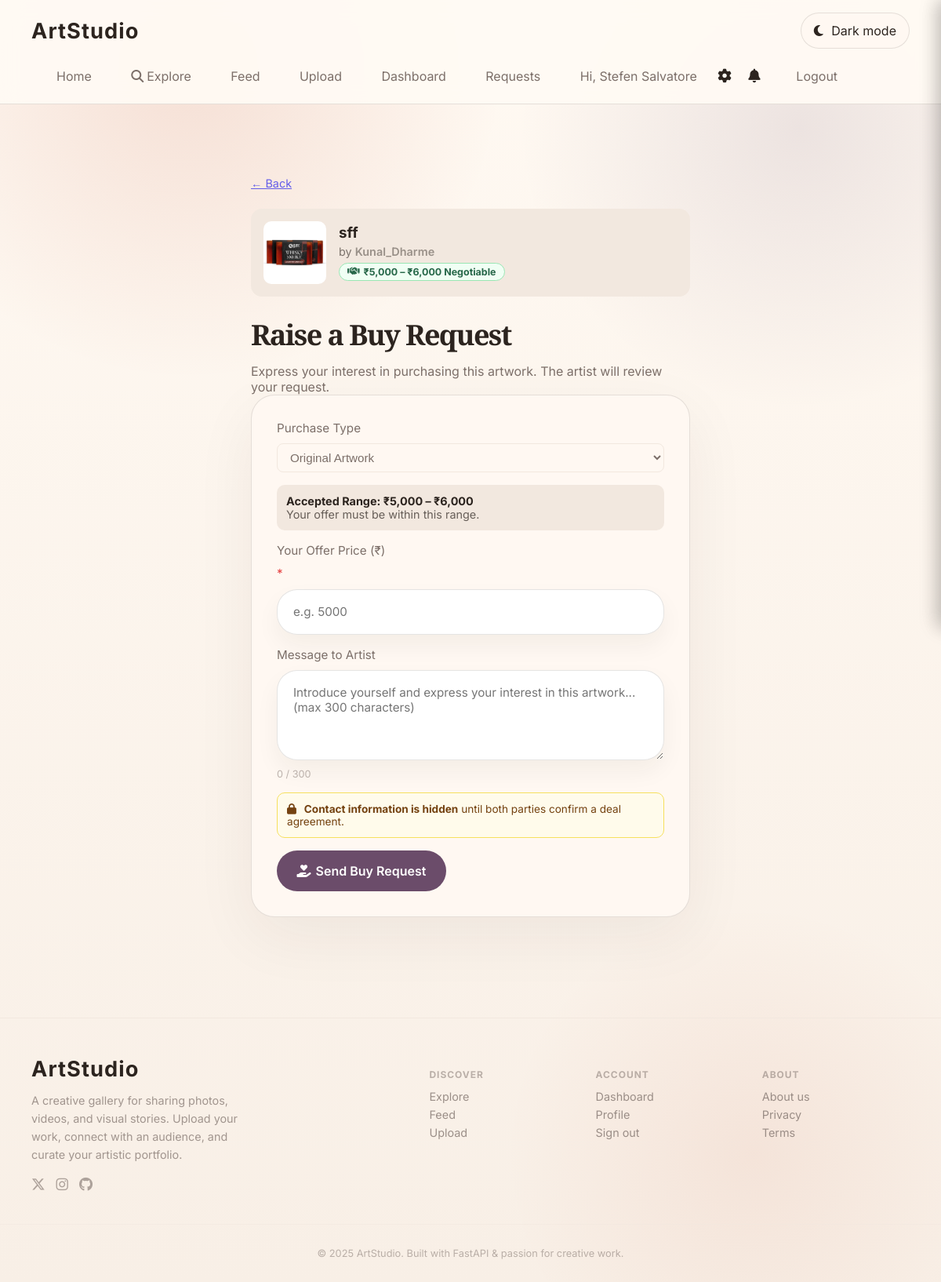
/buy-request/9 (signed in), run on the app's committed database.
### fastapi_app/models.py (models this page shows)
class User(Base):
    __tablename__ = "users"
    id = Column(Integer, primary_key=True, index=True)
    username = Column(String(80), unique=True, nullable=False, index=True)
    email = Column(String(200), unique=True, nullable=True)
    hashed_password = Column(String(200), nullable=False)
    avatar = Column(String(255), nullable=True)
    bio = Column(Text, nullable=True)
    is_admin = Column(Boolean, default=False, nullable=False)
    is_banned = Column(Boolean, default=False, nullable=False)
    created_at = Column(DateTime, default=datetime.utcnow)

class MediaItem(Base):
    __tablename__ = "media_items"
    id = Column(Integer, primary_key=True, index=True)
    title = Column(String(140), nullable=False, index=True)
    description = Column(Text, nullable=True)
    tags = Column(String(255), nullable=True, index=True)
    filename = Column(String(255), nullable=False, unique=True)
    media_type = Column(String(20), nullable=False)
    uploader = Column(String(80), nullable=False, default="Guest")
    uploader_id = Column(Integer, nullable=True)
    created_at = Column(DateTime, default=datetime.utcnow)
    views = Column(Integer, default=0)
    sale_status = Column(String(20), nullable=False, default="showcase")  # showcase | fixed | negotiable
    fixed_price = Column(Integer, nullable=True)       # in smallest currency unit (paise / cents)
    min_price = Column(Integer, nullable=True)
    max_price = Column(Integer, nullable=True)
    artwork_status = Column(String(20), nullable=False, default="available")  # available | reserved | sold

### fastapi_app/main.py (the view)
@app.get("/buy-request/{media_id}")
def buy_request_form(media_id: int, request: Request, db: Session = Depends(get_db)):
    current_user = get_current_user(request, db)
    if not current_user:
        return redirect_with_flash("/login", "Please sign in to raise a buy request.", "info")
    media_item = crud.get_media_item(db, media_id)
    if not media_item:
        raise HTTPException(status_code=404, detail="Artwork not found")
    if media_item.sale_status == "showcase":
        return redirect_with_flash(f"/watch/{media_id}", "This artwork is not available for purchase.", "info")
    if media_item.uploader_id == current_user.id:
        return redirect_with_flash(f"/watch/{media_id}", "You cannot buy your own artwork.", "info")
    if media_item.artwork_status != "available":
        return redirect_with_flash(f"/watch/{media_id}", f"This artwork is {media_item.artwork_status}.", "info")
    if crud.has_pending_request(db, media_id, current_user.id):
        return redirect_with_flash(f"/watch/{media_id}", "You already have an active request for this artwork.", "info")
    return render_template(request, "buy_request.html", db, media=media_item)

### fastapi_app/templates/buy_request.html (shortened to what this page needs)
{% extends "base.html" %}
{% block content %}
<section class="container form-section" style="max-width:560px">
  <div style="display:flex;align-items:center;gap:12px;margin-bottom:1.5rem">
    <a href="/watch/{{ media.id }}" style="opacity:0.6;font-size:0.9rem">← Back</a>
  </div>
  <div class="deal-artwork-card">
    {% if media.media_type == 'video' %}
      <div style="width:80px;height:80px;border-radius:10px;background:var(--surface-2);display:flex;align-items:center;justify-content:center;flex-shrink:0">
        <i class="fas fa-play" style="font-size:1.5rem;opacity:0.5"></i>
      </div>
    {% else %}
      <img src="/uploads/{{ media.filename }}" alt="{{ media.title }}" style="width:80px;height:80px;object-fit:cover;border-radius:10px;flex-shrink:0" />
    {% endif %}
    <div>
      <h3 style="margin:0 0 4px">{{ media.title }}</h3>
      <p style="margin:0;opacity:0.6;font-size:0.9rem">by <a href="/profile/{{ media.uploader }}" class="uploader-link">{{ media.uploader }}</a></p>
      {% if media.sale_status == 'fixed' %}
        <div class="price-tag price-fixed" style="margin-top:6px"><i class="fas fa-tag"></i> ₹{{ "{:,}".format(media.fixed_price) }} Fixed Price</div>
      {% elif media.sale_status == 'negotiable' %}
        <div class="price-tag price-negotiable" style="margin-top:6px"><i class="fas fa-handshake"></i> ₹{{ "{:,}".format(media.min_price) }} – ₹{{ "{:,}".format(media.max_price) }} Negotiable</div>
      {% endif %}
    </div>
  </div>
  <div class="section-intro" style="margin-top:1.5rem">
    <h2>Raise a Buy Request</h2>
    <p>Express your interest in purchasing this artwork. The artist will review your request.</p>
  </div>
  <form action="/buy-request/{{ media.id }}" method="post" class="upload-form" id="buyRequestForm">
    <label>
      Purchase Type
      <select name="purchase_type" style="padding:8px 12px;border-radius:8px;border:1px solid var(--surface-2);background:var(--surface-1);color:inherit;font-size:0.95rem">
        <option value="original">Original Artwork</option>
      </select>
    </label>
    {% if media.sale_status == 'fixed' %}
      <div style="background:var(--surface-2);border-radius:10px;padding:12px;font-size:0.9rem">
        <strong>Listed Price: ₹{{ "{:,}".format(media.fixed_price) }}</strong><br>
        <span style="opacity:0.7">You can offer the listed price or request a discount.</span>
      </div>
      <label>
        Your Offer Price (₹)
        <input type="number" name="offer_price" min="1" placeholder="Leave blank to accept listed price ₹{{ media.fixed_price }}" value="{{ media.fixed_price }}" />
      </label>
    {% elif media.sale_status == 'negotiable' %}
      <div style="background:var(--surface-2);border-radius:10px;padding:12px;font-size:0.9rem">
        <strong>Accepted Range: ₹{{ "{:,}".format(media.min_price) }} – ₹{{ "{:,}".format(media.max_price) }}</strong><br>
        <span style="opacity:0.7">Your offer must be within this range.</span>
      </div>
      <label>
        Your Offer Price (₹) <span style="color:#e53e3e">*</span>
        <input type="number" name="offer_price" min="{{ media.min_price }}" max="{{ media.max_price }}" placeholder="e.g. {{ media.min_price }}" required />
      </label>
    {% endif %}
    <label>
      Message to Artist
      <textarea name="message" rows="4" maxlength="300" placeholder="Introduce yourself and express your interest in this artwork... (max 300 characters)" id="buyMsg"></textarea>
      <small id="msgCount" style="opacity:0.5;float:right">0 / 300</small>
    </label>
    <div style="background:#fffbeb;border:1px solid #f6e05e;border-radius:10px;padding:12px;font-size:0.85rem;color:#744210">
      <i class="fas fa-lock" style="margin-right:6px"></i>
      <strong>Contact information is hidden</strong> until both parties confirm a deal agreement.
    </div>
    <button type="submit" class="button buy-request-btn" id="buySubmitBtn">
      <i class="fas fa-hand-holding-heart"></i> Send Buy Request
    </button>
  </form>
</section>
{% endblock %}

### fastapi_app/templates/base.html (shortened to what this page needs)
<!DOCTYPE html>
<html lang="en">
<head>
  <link rel="stylesheet" href="https://cdnjs.cloudflare.com/ajax/libs/font-awesome/6.5.0/css/all.min.css" />
  <link rel="stylesheet" href="/static/css/main.css?v=20250603" />
</head>
<body>
  <header class="site-header">
    <div class="container nav-bar">
      <a class="brand" href="/">ArtStudio</a>
      <div class="nav-actions">
        <button class="theme-toggle" type="button" aria-label="Toggle dark light theme">
          <i class="fas fa-moon"></i>
          <span class="theme-toggle-label">Dark mode</span>
        </button>
      </div>
      <nav>
        <a href="/">Home</a>
        <a href="/explore"><i class="fas fa-magnifying-glass" style="margin-right:4px"></i>Explore</a>
        <a href="/feed">Feed</a>
        <a href="/upload">Upload</a>
        {% if current_user %}
          <a href="/dashboard">Dashboard</a>
          <a href="/requests">Requests</a>
          <a href="/profile/{{ current_user.username }}">Hi, {{ current_user.username }}</a>
          <button class="settings-trigger" id="settingsTrigger" aria-label="Settings" title="Settings">
            <i class="fas fa-gear"></i>
          </button>
          <button class="notif-trigger" id="notifTrigger" aria-label="Notifications" title="Notifications">
            <i class="fas fa-bell"></i>
          </button>
          <a href="/logout" id="logoutLink">Logout</a>
        {% else %}
          <a href="/login">Sign in</a>
          <a href="/register">Register</a>
        {% endif %}
      </nav>
    </div>
  </header>
  <main class="page-content">
    {% block content %}{% endblock %}
  </main>
  <footer class="site-footer">
    <div class="container footer-grid">
      <div class="footer-brand">
        <a class="brand" href="/">ArtStudio</a>
        <p>A creative gallery for sharing photos, videos, and visual stories. Upload your work, connect with an audience, and curate your artistic portfolio.</p>
        <div class="footer-social">
          <a href="#" aria-label="Twitter"><i class="fab fa-x-twitter"></i></a>
          <a href="#" aria-label="Instagram"><i class="fab fa-instagram"></i></a>
          <a href="#" aria-label="GitHub"><i class="fab fa-github"></i></a>
        </div>
      </div>
      <div class="footer-links">
        <div>
          <h4>Discover</h4>
          <a href="/explore">Explore</a>
          <a href="/feed">Feed</a>
          <a href="/upload">Upload</a>
        </div>
        <div>
          <h4>Account</h4>
          {% if current_user %}
            <a href="/dashboard">Dashboard</a>
            <a href="/profile/{{ current_user.username }}">Profile</a>
            <a href="/logout">Sign out</a>
          {% else %}
            <a href="/login">Sign in</a>
            <a href="/register">Register</a>
          {% endif %}
        </div>
        <div>
          <h4>About</h4>
          <a href="#">About us</a>
          <a href="#">Privacy</a>
          <a href="#">Terms</a>
        </div>
      </div>
    </div>
    <div class="footer-bottom">
      <p>© {{ 2025 }} ArtStudio. Built with FastAPI &amp; passion for creative work.</p>
    </div>
  </footer>
</body>
</html>

### data on the page
User: username "Stefen Salvatore"
MediaItem: filename (picture), title "sff", uploader "Kunal_Dharme", min_price "5,000", max_price "6,000", offer_price "e.g. 5000"

### other printed values
{{ 2025 }} "2025"
